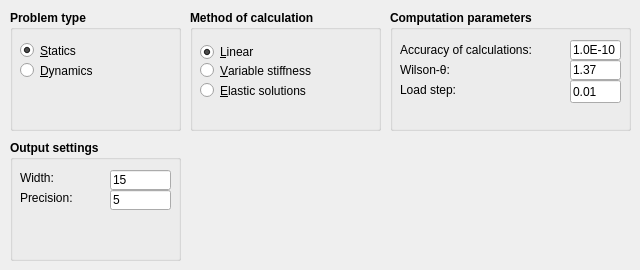
   <widget class="QWidget" name="tab">
    <attribute name="title">
     <string>Base settings</string>
    </attribute>
    <widget class="QGroupBox" name="gbProblemType">
     <property name="geometry">
      <rect>
       <x>10</x>
       <y>10</y>
       <width>171</width>
       <height>121</height>
      </rect>
     </property>
     <property name="font">
      <font>
       <weight>75</weight>
       <bold>true</bold>
      </font>
     </property>
     <property name="title">
      <string>Problem type</string>
     </property>
     <property name="flat">
      <bool>false</bool>
     </property>
     <widget class="QRadioButton" name="rbStatic">
      <property name="geometry">
       <rect>
        <x>10</x>
        <y>30</y>
        <width>131</width>
        <height>21</height>
       </rect>
      </property>
      <property name="font">
       <font>
        <weight>50</weight>
        <bold>false</bold>
       </font>
      </property>
      <property name="text">
       <string>&amp;Statics</string>
      </property>
      <property name="checked">
       <bool>true</bool>
      </property>
     </widget>
     <widget class="QRadioButton" name="rbDynamic">
      <property name="geometry">
       <rect>
        <x>10</x>
        <y>50</y>
        <width>131</width>
        <height>21</height>
       </rect>
      </property>
      <property name="font">
       <font>
        <weight>50</weight>
        <bold>false</bold>
       </font>
      </property>
      <property name="text">
       <string>&amp;Dynamics</string>
      </property>
     </widget>
    </widget>
    <widget class="QGroupBox" name="gbCalcParams">
     <property name="geometry">
      <rect>
       <x>390</x>
       <y>10</y>
       <width>241</width>
       <height>121</height>
      </rect>
     </property>
     <property name="font">
      <font>
       <weight>75</weight>
       <bold>true</bold>
      </font>
     </property>
     <property name="title">
      <string>Computation parameters</string>
     </property>
     <widget class="QLineEdit" name="textEps">
      <property name="geometry">
       <rect>
        <x>180</x>
        <y>30</y>
        <width>51</width>
        <height>20</height>
       </rect>
      </property>
      <property name="font">
       <font>
        <weight>50</weight>
        <bold>false</bold>
       </font>
      </property>
      <property name="text">
       <string notr="true">1.0E-10</string>
      </property>
     </widget>
     <widget class="QLabel" name="label_3">
      <property name="geometry">
       <rect>
        <x>10</x>
        <y>32</y>
        <width>171</width>
        <height>16</height>
       </rect>
      </property>
      <property name="font">
       <font>
        <weight>50</weight>
        <bold>false</bold>
       </font>
      </property>
      <property name="text">
       <string>Accuracy of calculations:</string>
      </property>
     </widget>
     <widget class="QLabel" name="label_5">
      <property name="geometry">
       <rect>
        <x>10</x>
        <y>52</y>
        <width>171</width>
        <height>16</height>
       </rect>
      </property>
      <property name="font">
       <font>
        <weight>50</weight>
        <bold>false</bold>
       </font>
      </property>
      <property name="text">
       <string>Wilson-θ:</string>
      </property>
     </widget>
     <widget class="QLineEdit" name="textThetaWilson">
      <property name="geometry">
       <rect>
        <x>180</x>
        <y>50</y>
        <width>51</width>
        <height>20</height>
       </rect>
      </property>
      <property name="font">
       <font>
        <weight>50</weight>
        <bold>false</bold>
       </font>
      </property>
      <property name="text">
       <string notr="true">1.37</string>
      </property>
     </widget>
     <widget class="QLineEdit" name="textLoadStep">
      <property name="geometry">
       <rect>
        <x>180</x>
        <y>70</y>
        <width>51</width>
        <height>23</height>
       </rect>
      </property>
      <property name="font">
       <font>
        <weight>50</weight>
        <bold>false</bold>
       </font>
      </property>
      <property name="text">
       <string notr="true">0.01</string>
      </property>
     </widget>
     <widget class="QLabel" name="label_6">
      <property name="geometry">
       <rect>
        <x>10</x>
        <y>72</y>
        <width>171</width>
        <height>16</height>
       </rect>
      </property>
      <property name="font">
       <font>
        <weight>50</weight>
        <bold>false</bold>
       </font>
      </property>
      <property name="text">
       <string>Load step:</string>
      </property>
     </widget>
    </widget>
    <widget class="QGroupBox" name="gbOutputSettings">
     <property name="geometry">
      <rect>
       <x>10</x>
       <y>140</y>
       <width>171</width>
       <height>121</height>
      </rect>
     </property>
     <property name="font">
      <font>
       <weight>75</weight>
       <bold>true</bold>
      </font>
     </property>
     <property name="title">
      <string>Output settings</string>
     </property>
     <widget class="QLabel" name="label_4">
      <property name="geometry">
       <rect>
        <x>10</x>
        <y>30</y>
        <width>81</width>
        <height>16</height>
       </rect>
      </property>
      <property name="font">
       <font>
        <weight>50</weight>
        <bold>false</bold>
       </font>
      </property>
      <property name="text">
       <string>Width:</string>
      </property>
     </widget>
     <widget class="QLineEdit" name="textWidth">
      <property name="geometry">
       <rect>
        <x>100</x>
        <y>30</y>
        <width>61</width>
        <height>20</height>
       </rect>
      </property>
      <property name="font">
       <font>
        <weight>50</weight>
        <bold>false</bold>
       </font>
      </property>
      <property name="text">
       <string notr="true">15</string>
      </property>
     </widget>
     <widget class="QLabel" name="label_9">
      <property name="geometry">
       <rect>
        <x>10</x>
        <y>50</y>
        <width>81</width>
        <height>16</height>
       </rect>
      </property>
      <property name="font">
       <font>
        <weight>50</weight>
        <bold>false</bold>
       </font>
      </property>
      <property name="text">
       <string>Precision:</string>
      </property>
     </widget>
     <widget class="QLineEdit" name="textPrecision">
      <property name="geometry">
       <rect>
        <x>100</x>
        <y>50</y>
        <width>61</width>
        <height>20</height>
       </rect>
      </property>
      <property name="font">
       <font>
        <weight>50</weight>
        <bold>false</bold>
       </font>
      </property>
      <property name="text">
       <string notr="true">5</string>
      </property>
     </widget>
    </widget>
    <widget class="QGroupBox" name="gbCalculationMethod">
     <property name="geometry">
      <rect>
       <x>190</x>
       <y>10</y>
       <width>191</width>
       <height>121</height>
      </rect>
     </property>
     <property name="font">
      <font>
       <weight>75</weight>
       <bold>true</bold>
      </font>
     </property>
     <property name="title">
      <string>Method of calculation</string>
     </property>
     <widget class="QRadioButton" name="rbMVS">
      <property name="geometry">
       <rect>
        <x>10</x>
        <y>50</y>
        <width>171</width>
        <height>21</height>
       </rect>
      </property>
      <property name="font">
       <font>
        <weight>50</weight>
        <bold>false</bold>
       </font>
      </property>
      <property name="text">
       <string>&amp;Variable stiffness</string>
      </property>
      <property name="checked">
       <bool>false</bool>
      </property>
     </widget>
     <widget class="QRadioButton" name="rbMES">
      <property name="geometry">
       <rect>
        <x>10</x>
        <y>70</y>
        <width>171</width>
        <height>21</height>
       </rect>
      </property>
      <property name="font">
       <font>
        <weight>50</weight>
        <bold>false</bold>
       </font>
      </property>
      <property name="text">
       <string>&amp;Elastic solutions</string>
      </property>
     </widget>
     <widget class="QRadioButton" name="rbLinear">
      <property name="geometry">
       <rect>
        <x>10</x>
        <y>30</y>
        <width>171</width>
        <height>24</height>
       </rect>
      </property>
      <property name="font">
       <font>
        <weight>50</weight>
        <bold>false</bold>
       </font>
      </property>
      <property name="text">
       <string>&amp;Linear</string>
      </property>
      <property name="checked">
       <bool>true</bool>
      </property>
     </widget>
    </widget>
   </widget>
